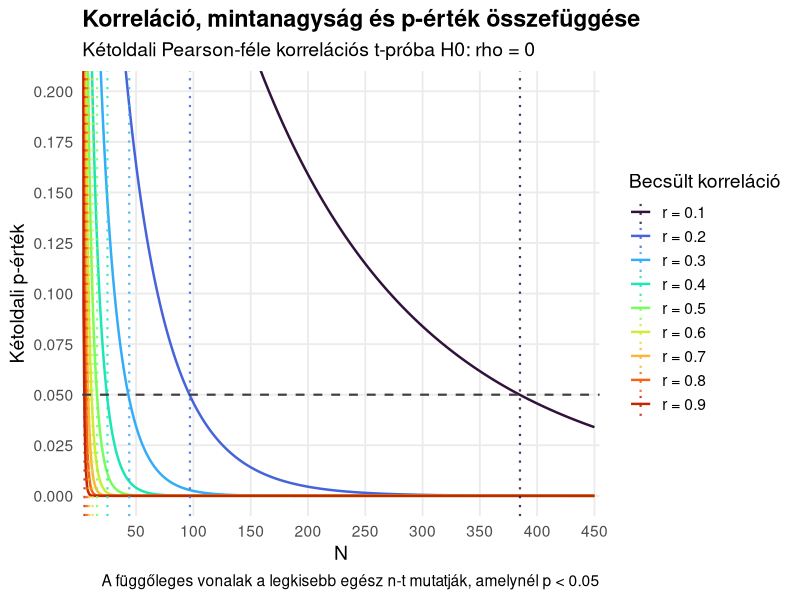
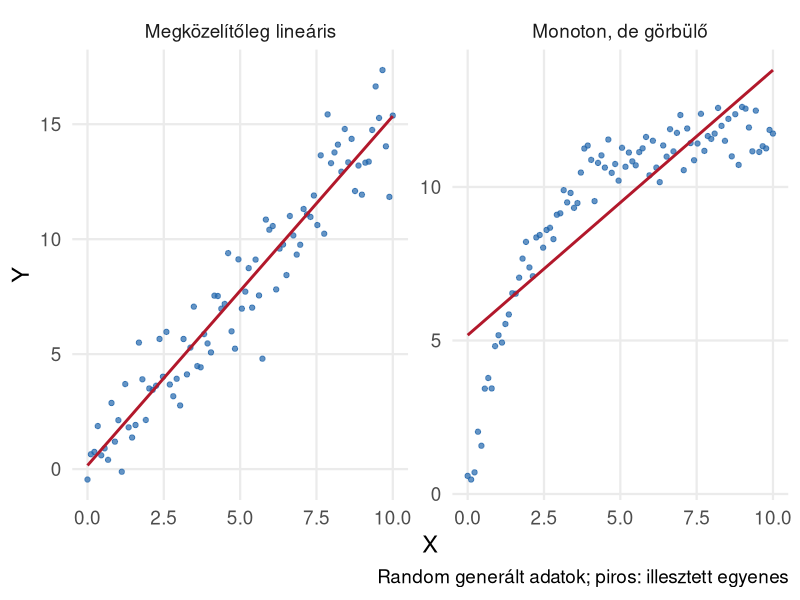
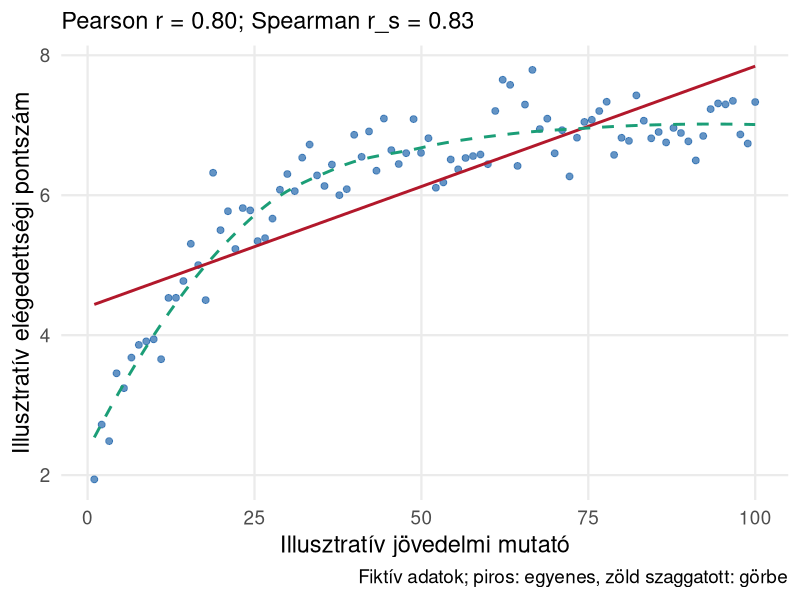

Recreate these plots in R, in order.
## ---- chunk 1
#| include: false
library(ggplot2)

theme_set(
  theme_minimal(base_size = 17) +
    theme(
      panel.grid.minor = element_blank(), 
      plot.title = element_text(face = "bold")
      )
    )

set.seed(2409)
## ---- chunk 2
alpha <- 0.05
r_values <- seq(0.1, 0.9, by = 0.1)
n_values <- 3:450

dat <- expand.grid(n = n_values, r = r_values)
dat$t_stat <- with(dat, r * sqrt((n - 2) / (1 - r^2)))
dat$p_value <- with(dat, 2 * pt(-abs(t_stat), df = n - 2))
dat$r_label <- factor(sprintf("r = %.1f", dat$r),
                      levels = sprintf("r = %.1f", r_values))

# The first integer sample size at which each fixed observed r has p < .05.
crossings <- do.call(rbind, lapply(split(dat, dat$r_label), function(d) {
  d[which(d$p_value < alpha)[1], c("n", "r", "p_value", "r_label")]
}))

p <- ggplot(dat, aes(x = n, y = p_value, colour = r_label)) +
  geom_line(linewidth = 0.85) +
  geom_hline(yintercept = alpha, linetype = "dashed",
             colour = "grey25", linewidth = 0.75) +
  geom_vline(data = crossings,
               aes(xintercept = n, colour = r_label),
               linetype = "dotted", linewidth = 0.75, alpha = 0.85) +
  scale_colour_viridis_d(option = "turbo", end = 0.9, name = "Becsült korreláció") +
  scale_x_continuous(breaks = seq(0, 450, by = 50), expand = expansion(mult = c(0, .01))) +
  scale_y_continuous(breaks = seq(0, 0.20, by = 0.025),
                     labels = function(x) sprintf("%.3f", x)) +
  coord_cartesian(xlim = c(3, 450), ylim = c(0, 0.20)) +
  labs(
    title = "Korreláció, mintanagyság és p-érték összefüggése",
    subtitle = "Kétoldali Pearson-féle korrelációs t-próba H0: rho = 0",
    x = "N",
    y = "Kétoldali p-érték",
    caption = "A függőleges vonalak a legkisebb egész n-t mutatják, amelynél p < 0.05"
  ) +
  theme_minimal(base_size = 14) +
  theme(panel.grid.minor = element_blank(),
        legend.position = "right",
        plot.title = element_text(face = "bold"))

print(p)
## ---- chunk 3
#| fig-width: 11
#| fig-height: 4.4
x <- seq(0, 10, length.out = 90)
d <- rbind(
  data.frame(x=x, y=1.5*x+rnorm(90,0,1.6), minta="Megközelítőleg lineáris"),
  data.frame(x=x, y=12*(1-exp(-x/2))+rnorm(90,0,.6), minta="Monoton, de görbülő")
)
ggplot(d,aes(x,y)) + geom_point(color="#2166ac",alpha=.7) +
  geom_smooth(method="lm",formula=y~x,se=FALSE,color="#b2182b") +
  facet_wrap(~minta,scales="free_y") + labs(x="X",y="Y",caption="Random generált adatok; piros: illesztett egyenes")
## ---- chunk 4
#| fig-width: 10
#| fig-height: 4.6
income <- seq(1,100,length.out=90)
satisfaction <- 2+5*(1-exp(-income/18))+rnorm(90,0,.35)
illustration <- data.frame(income,satisfaction)
rp <- cor(income,satisfaction)
rs <- cor(income,satisfaction,method="spearman")
ggplot(illustration,aes(income,satisfaction))+
  geom_point(color="#2166ac",alpha=.7,size=2)+
  geom_smooth(method="lm",formula=y~x,se=FALSE,color="#b2182b",linewidth=1)+
  geom_smooth(method="loess",se=FALSE,color="#1b9e77",linewidth=1,linetype="dashed")+
  labs(x="Illusztratív jövedelmi mutató",y="Illusztratív elégedettségi pontszám",
       subtitle=sprintf("Pearson r = %.2f; Spearman r_s = %.2f",rp,rs),
       caption="Fiktív adatok; piros: egyenes, zöld szaggatott: görbe")
